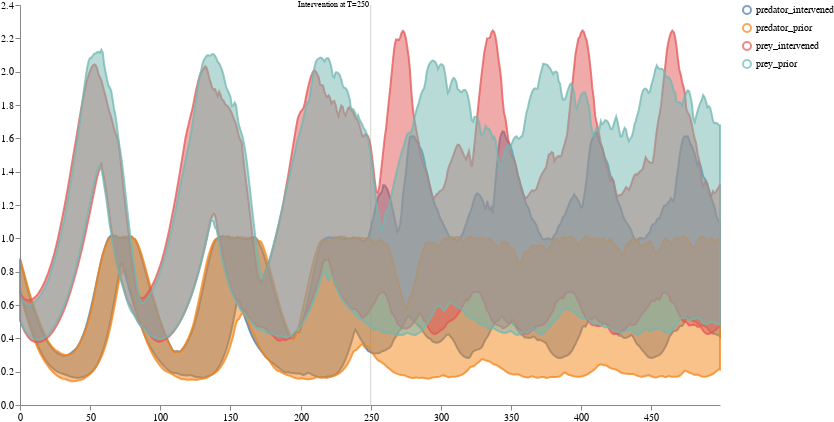

The notebook cell this image was saved under:
### Code cell
intervened_samples_df = convert_to_output_format(intervened_samples, tspan)
distributions = pd.DataFrame({
    'timepoint_id': prior_samples_df['timepoint_id'],
    'sample_id': prior_samples_df['sample_id'],
    'prey_prior': prior_samples_df['prey_population_sol'], 
    'predator_prior': prior_samples_df['predator_population_sol'],
    'prey_intervened': intervened_samples_df['prey_population_sol'],
    'predator_intervened': intervened_samples_df['predator_population_sol'],
    })

schema = vega.trajectories(distributions,
                           markers={"Intervention at T=250": 250})
schema = vega.resize(schema, w=700, h=400)
vega.ipy_display(schema)

### Figure 1 — Vega specification as saved in the notebook (floating-point values rounded to 4 significant figures; data arrays with more than 128 entries replaced by an {"elided": "..."} marker saying what was removed)
{"$schema": "https://vega.github.io/schema/vega/v5.json", "axes": [{"orient": "bottom", "scale": "xscale", "zindex": 100}, {"orient": "left", "scale": "yscale", "zindex": 100}], "data": [{"name": "distributions", "values": {"elided": "2000 records"}}, {"name": "traces", "values": []}, {"name": "points", "values": []}, {"name": "markers", "values": [{"label": "Intervention at T=250", "timepoint_id": 250}]}, {"name": "selected", "on": [{"remove": true, "trigger": "clear"}, {"remove": true, "trigger": "!shift"}, {"insert": "clicked", "trigger": "!shift && clicked"}, {"toggle": "clicked", "trigger": "shift && clicked"}]}], "height": 400, "legends": [{"encode": {"labels": {"interactive": true, "name": "legendLabel", "update": {"opacity": [{"test": "!length(data('selected')) || indata('selected', 'value', datum.value)", "value": 1}, {"value": 0.25}]}}, "symbols": {"interactive": true, "name": "legendSymbol", "update": {"fill": {"value": "transparent"}, "opacity": [{"test": "!length(data('selected')) || indata('selected', 'value', datum.value)", "value": 0.7}, {"value": 0.15}], "size": {"value": 64}, "strokeWidth": {"value": 2}}}}, "stroke": "color"}], "marks": [{"from": {"facet": {"data": "points", "groupby": "trajectory", "name": "points_split"}}, "marks": [{"encode": {"hover": {"fillOpacity": {"value": 0.9}}, "update": {"fill": {"field": "trajectory", "scale": "color"}, "fillOpacity": [{"test": "!length(data('selected')) || indata('selected', 'value', datum.trajectory)", "value": 0.5}, {"value": 0.15}], "stroke": {"field": "trajectory", "scale": "color"}, "strokeOpacity": [{"test": "!length(data('selected')) || indata('selected', 'value', datum.trajectory)", "value": 0.75}, {"value": 0.15}], "strokeWidth": {"value": 2}, "x": {"field": "timepoint_id", "scale": "xscale"}, "y": {"field": "value", "scale": "yscale"}}}, "from": {"data": "points"}, "name": "_points_symbol", "type": "symbol", "zindex": 3}, {"encode": {"hover": {"fillOpacity": {"value": 0.9}}, "update": {"interpolate": {"value": "linear"}, "stroke": {"field": "trajectory", "scale": "color"}, "strokeOpacity": [{"test": "!length(data('selected')) || indata('selected', 'value', datum.trajectory)", "value": 0.3}, {"value": 0.1}], "strokeWidth": {"value": 2}, "x": {"field": "timepoint_id", "scale": "xscale"}, "y": {"field": "value", "scale": "yscale"}}}, "from": {"data": "points"}, "name": "_points_line", "type": "line", "zindex": 3}], "name": "_points", "type": "group", "zindex": 3}, {"from": {"facet": {"data": "traces", "groupby": "trajectory", "name": "traces_split"}}, "marks": [{"encode": {"hover": {"fillOpacity": {"value": 0.9}}, "update": {"interpolate": {"value": "linear"}, "stroke": {"field": "trajectory", "scale": "color"}, "strokeOpacity": [{"test": "!length(data('selected')) || indata('selected', 'value', datum.trajectory)", "value": 0.75}, {"value": 0.15}], "strokeWidth": {"value": 2}, "x": {"field": "timepoint_id", "scale": "xscale"}, "y": {"field": "value", "scale": "yscale"}}}, "from": {"data": "traces_split"}, "name": "_traces_lines", "type": "line"}], "name": "_traces", "type": "group", "zindex": 2}, {"from": {"facet": {"data": "distributions", "groupby": "trajectory", "name": "trajectory_split"}}, "marks": [{"encode": {"hover": {"fillOpacity": {"value": 0.9}}, "update": {"fill": {"field": "trajectory", "scale": "color"}, "fillOpacity": [{"test": "!length(data('selected')) || indata('selected', 'value', datum.trajectory)", "value": 0.5}, {"value": 0.15}], "interpolate": {"value": "linear"}, "stroke": {"field": "trajectory", "scale": "color"}, "strokeOpacity": [{"test": "!length(data('selected')) || indata('selected', 'value', datum.trajectory)", "value": 0.75}, {"value": 0.15}], "strokeWidth": {"value": 2}, "x": {"field": "timepoint_id", "scale": "xscale"}, "y": {"field": "upper", "scale": "yscale"}, "y2": {"field": "lower", "scale": "yscale"}}}, "from": {"data": "trajectory_split"}, "type": "area"}], "name": "_distributions", "type": "group", "zindex": 1}, {"marks": [{"encode": {"enter": {"stroke": {"value": "lightgray"}}, "update": {"opacity": {"value": 1}, "x": {"field": "timepoint_id", "scale": "xscale"}, "y": {"signal": "height"}, "y2": {"value": 0}}}, "from": {"data": "markers"}, "name": "_marker text", "type": "rule"}, {"encode": {"enter": {"fontSize": {"value": 8}, "text": {"field": "datum.label"}, "y": {"value": 0}}}, "from": {"data": "_marker text"}, "name": "_marker flags", "transform": [{"as": ["x", "_y", "opacity", "align", "baseline"], "lineAnchor": "start", "offset": [1], "size": {"signal": "[width, height]"}, "type": "label"}], "type": "text"}], "name": "_markers", "type": "group"}], "scales": [{"domain": {"fields": [{"data": "distributions", "field": "timepoint_id"}, {"data": "traces", "field": "timepoint_id"}, {"data": "points", "field": "timepoint_id"}, {"data": "markers", "field": "timepoint_id"}]}, "name": "xscale", "range": "width", "type": "linear", "zero": false}, {"domain": {"fields": [{"data": "distributions", "field": "lower"}, {"data": "distributions", "field": "upper"}, {"data": "traces", "field": "value"}, {"data": "points", "field": "value"}]}, "name": "yscale", "nice": true, "range": "height", "type": "linear", "zero": true}, {"domain": {"fields": [{"data": "distributions", "field": "trajectory"}, {"data": "traces", "field": "trajectory"}, {"data": "points", "field": "trajectory"}]}, "name": "color", "range": "category", "type": "ordinal"}], "signals": [{"name": "clear", "on": [{"events": "mouseup[!event.item]", "force": true, "update": "true"}], "value": true}, {"name": "shift", "on": [{"events": "@legendSymbol:click, @legendLabel:click", "force": true, "update": "event.shiftKey"}], "value": false}, {"name": "clicked", "on": [{"events": "@legendSymbol:click, @legendLabel:click", "force": true, "update": "{value: datum.value}"}], "value": null}], "width": 700}
